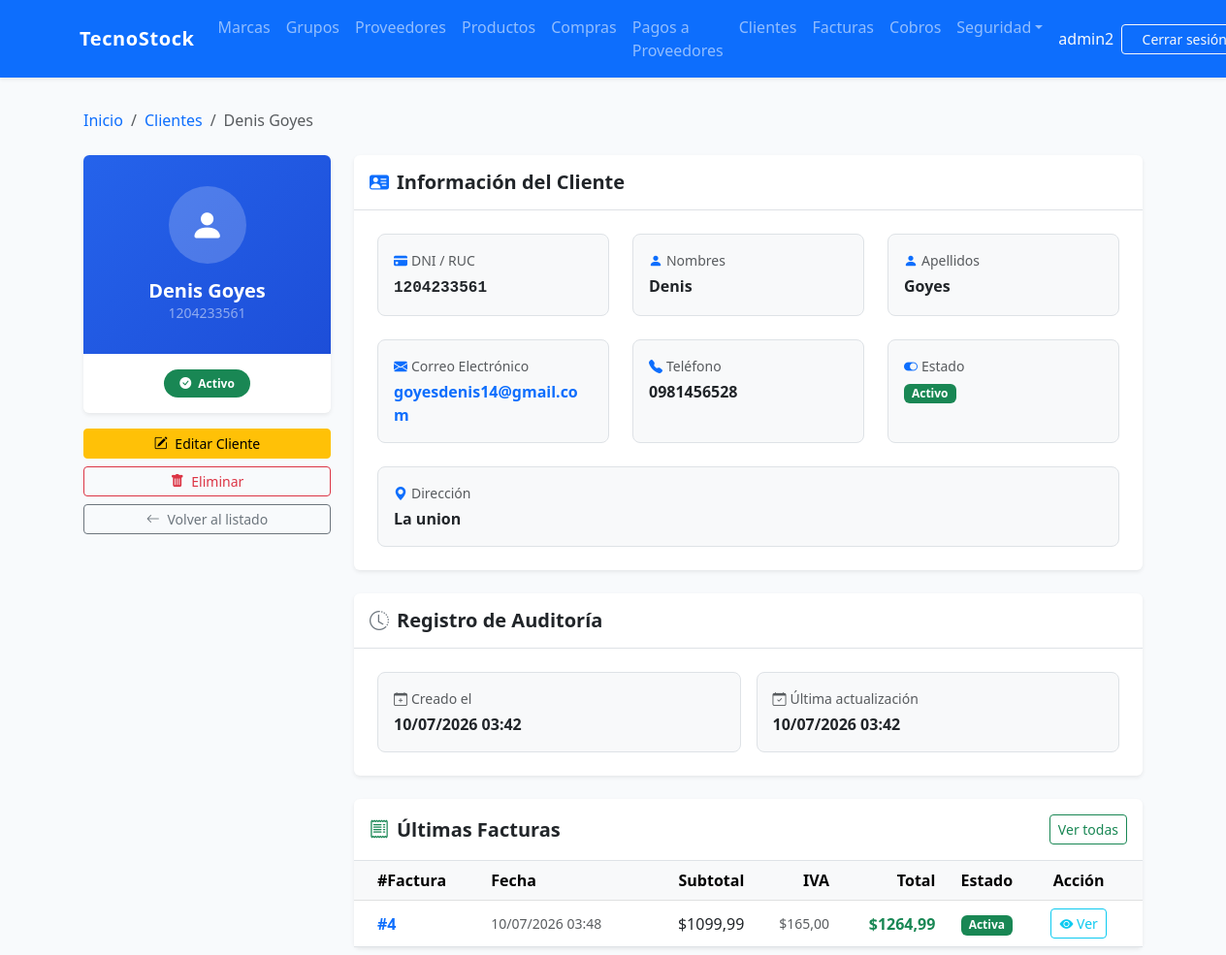
The app's page /customers/5/ (signed in), older data.
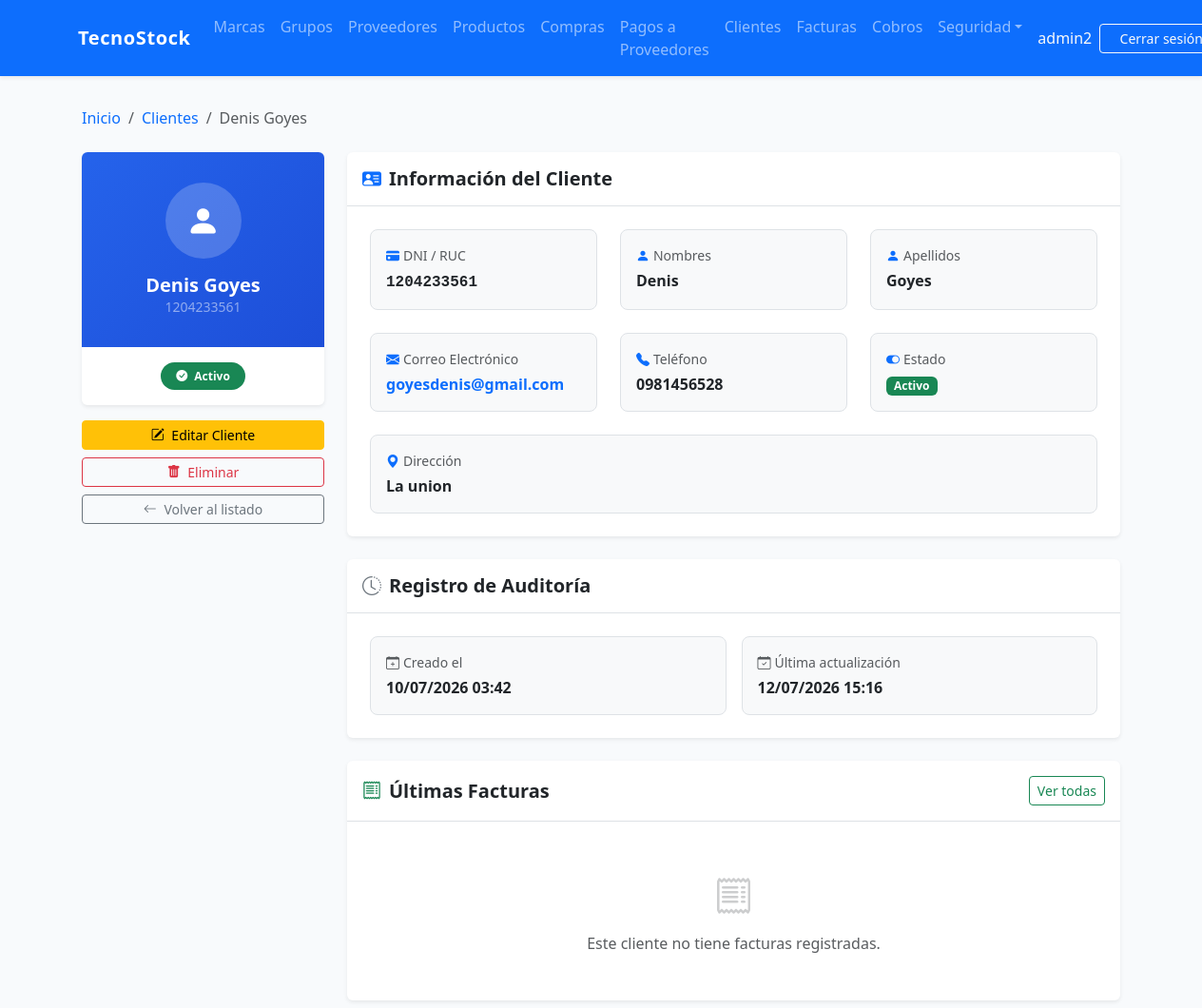
The same page, newer data.
### billing/models.py (models this page shows, shortened)
class Customer(models.Model):
    dni = models.CharField(max_length=13, unique=True, verbose_name='DNI/RUC', validators=[validate_cedula_ec])
    first_name = models.CharField(max_length=100, verbose_name='Nombres')
    last_name = models.CharField(max_length=100, verbose_name='Apellidos')
    email = models.EmailField(blank=True, null=True, verbose_name='Correo Electronico')
    phone = models.CharField(max_length=20, blank=True, null=True, verbose_name='Teléfono')
    address = models.TextField(blank=True, null=True, verbose_name='Dirección')
    whatsapp_apikey = models.CharField(
        max_length=20, blank=True, null=True,
        verbose_name='WhatsApp API Key (CallMeBot)',
        help_text='Solo necesaria si el cliente se suscribió a CallMeBot para recibir notificaciones.'
    )
    is_active = models.BooleanField(default=True, verbose_name='Activo')
    created_at = models.DateTimeField(auto_now_add=True, verbose_name='Creado el')
    updated_at = models.DateTimeField(auto_now=True, verbose_name='Actualizado el')
    class Meta:
        ordering = ['last_name', 'first_name']
    @property
    def full_name(self): return f'{self.first_name} {self.last_name}'

class Invoice(models.Model):
    TIPO_PAGO = [
        ('contado', 'Contado'),
        ('credito', 'Crédito'),
    ]
    ESTADO = [
        ('PENDIENTE', 'Pendiente'),
        ('PAGADA', 'Pagada'),
        ('ANULADA', 'Anulada'),
    ]
    customer = models.ForeignKey(Customer, on_delete=models.PROTECT, related_name='Facturas', verbose_name='Cliente')
    invoice_date = models.DateTimeField(auto_now_add=True, verbose_name='Fecha de Factura')
    subtotal = models.DecimalField(max_digits=12, decimal_places=2, default=0, verbose_name='Subtotal')
    tax = models.DecimalField(max_digits=12, decimal_places=2, default=0, verbose_name='Impuesto')
    total = models.DecimalField(max_digits=12, decimal_places=2, default=0, verbose_name='Total')
    tipo_pago = models.CharField(max_length=10, choices=TIPO_PAGO, default='contado', verbose_name='Tipo de Pago')
    saldo = models.DecimalField(max_digits=12, decimal_places=2, default=0, verbose_name='Saldo Pendiente')
    estado = models.CharField(max_length=10, choices=ESTADO, default='PENDIENTE', verbose_name='Estado')
    is_active = models.BooleanField(default=True, verbose_name='Activa')
    class Meta:
        ordering = ['-invoice_date']

### billing/views.py (the view)
# urls.py: path('customers/<int:pk>/', views.CustomerDetailView.as_view(), name='customer_detail'),
class CustomerDetailView(LoginRequiredMixin,GroupRequiredMixin, PermissionOrRedirectMixin, DetailView):
    permission_required = 'billing.view_customer'
    group_required = ['Administrador', 'Vendedor']
    model = Customer
    template_name = 'billing/customer_detail.html'
    context_object_name = 'customer'
    def get_context_data(self, **kwargs):
        ctx = super().get_context_data(**kwargs)
        ctx['invoices'] = self.object.Facturas.select_related('customer').order_by('-invoice_date')[:10]
        return ctx

### security/templatetags/security_tags.py (called while the page is built)
@register.filter(name='has_group')
def has_group(user, group_name):
    if not user.is_authenticated:
        return False
    if user.is_superuser:      # el superusuario ve todo
        return True
    return user.groups.filter(name=group_name).exists()

### shared/mixins.py (called while the page is built)
    def dispatch(self, request, *args, **kwargs):
        if not request.user.is_authenticated:
            return redirect('login')
        if request.user.is_superuser:
            return super().dispatch(request, *args, **kwargs)
        if request.user.groups.filter(name__in=self.group_required).exists():
            return super().dispatch(request, *args, **kwargs)
        messages.error(request, self.group_error_message)
        return redirect(self.group_redirect_url)

### billing/templates/billing/customer_detail.html (shortened to what the changed rows need)
{% extends 'billing/base.html' %}
{% block content %}
<div class="container py-2">
  <nav aria-label="breadcrumb" class="mb-4">
    <ol class="breadcrumb">
      <li class="breadcrumb-item"><a href="{% url 'billing:home' %}" class="text-decoration-none">Inicio</a></li>
      <li class="breadcrumb-item"><a href="{% url 'billing:customer_list' %}" class="text-decoration-none">Clientes</a></li>
      <li class="breadcrumb-item active" aria-current="page">{{ customer.full_name }}</li>
    </ol>
  </nav>
  <div class="row g-4">
    <div class="col-md-4 col-lg-3">
      <div class="sticky-top" style="top: 20px;">
        <div class="card shadow-sm border-0 mb-3 overflow-hidden">
          <div style="background: linear-gradient(135deg, #2563eb 0%, #1d4ed8 100%); padding: 2rem 1rem;"
               class="text-center text-white">
            <div class="rounded-circle d-inline-flex align-items-center justify-content-center mb-3"
                 style="width: 80px; height: 80px; background: rgba(255,255,255,0.2); font-size: 2.2rem;">
              <i class="bi bi-person-fill"></i>
            </div>
            <h5 class="fw-bold mb-0">{{ customer.full_name }}</h5>
            <p class="text-white-50 small mb-0">{{ customer.dni }}</p>
          </div>
        </div>
      </div>
    </div>
    <div class="col-md-8 col-lg-9">
      <div class="card shadow-sm border-0 mb-4">
        <div class="card-body p-4">
          <div class="row g-4">
            <div class="col-sm-6 col-md-4">
              <div class="p-3 border rounded-3 bg-light h-100">
                <span class="text-muted small d-block mb-1">
                  <i class="bi bi-credit-card-fill text-primary me-1"></i>DNI / RUC
                </span>
                <span class="fw-bold text-dark font-monospace fs-6">{{ customer.dni }}</span>
              </div>
            </div>
            <div class="col-sm-6 col-md-4">
              <div class="p-3 border rounded-3 bg-light h-100">
                <span class="text-muted small d-block mb-1">
                  <i class="bi bi-person-fill text-primary me-1"></i>Nombres
                </span>
                <span class="fw-semibold text-dark">{{ customer.first_name }}</span>
              </div>
            </div>
            <div class="col-sm-6 col-md-4">
              <div class="p-3 border rounded-3 bg-light h-100">
                <span class="text-muted small d-block mb-1">
                  <i class="bi bi-person-fill text-primary me-1"></i>Apellidos
                </span>
                <span class="fw-semibold text-dark">{{ customer.last_name }}</span>
              </div>
            </div>
            <div class="col-sm-6 col-md-4">
              <div class="p-3 border rounded-3 bg-light h-100">
                <span class="text-muted small d-block mb-1">
                  <i class="bi bi-envelope-fill text-primary me-1"></i>Correo Electrónico
                </span>
                {% if customer.email %}
                  <a href="mailto:{{ customer.email }}" class="fw-semibold text-primary text-decoration-none">
                    {{ customer.email }}
                  </a>
                {% else %}
                  <span class="text-muted fst-italic">No registrado</span>
                {% endif %}
              </div>
            </div>
            <div class="col-sm-6 col-md-4">
              <div class="p-3 border rounded-3 bg-light h-100">
                <span class="text-muted small d-block mb-1">
                  <i class="bi bi-telephone-fill text-primary me-1"></i>Teléfono
                </span>
                {% if customer.phone %}
                  <a href="tel:{{ customer.phone }}" class="fw-semibold text-dark text-decoration-none">
                    {{ customer.phone }}
                  </a>
                {% else %}
                  <span class="text-muted fst-italic">No registrado</span>
                {% endif %}
              </div>
            </div>
            <div class="col-12">
              <div class="p-3 border rounded-3 bg-light">
                <span class="text-muted small d-block mb-1">
                  <i class="bi bi-geo-alt-fill text-primary me-1"></i>Dirección
                </span>
                {% if customer.address %}
                  <span class="fw-semibold text-dark" style="white-space: pre-line;">{{ customer.address }}</span>
                {% else %}
                  <span class="text-muted fst-italic">No registrada</span>
                {% endif %}
              </div>
            </div>
          </div>
        </div>
      </div>
      <div class="card shadow-sm border-0 mb-4">
        <div class="card-body p-4">
          <div class="row g-3">
            <div class="col-sm-6">
              <div class="p-3 border rounded-3 bg-light">
                <span class="text-muted small d-block mb-1"><i class="bi bi-calendar-plus me-1"></i>Creado el</span>
                <span class="fw-semibold text-dark">{{ customer.created_at|date:"d/m/Y H:i" }}</span>
              </div>
            </div>
            <div class="col-sm-6">
              <div class="p-3 border rounded-3 bg-light">
                <span class="text-muted small d-block mb-1"><i class="bi bi-calendar-check me-1"></i>Última actualización</span>
                <span class="fw-semibold text-dark">{{ customer.updated_at|date:"d/m/Y H:i" }}</span>
              </div>
            </div>
          </div>
        </div>
      </div>
      <div class="card shadow-sm border-0">
        <div class="card-body p-0">
          {% if invoices %}
            <div class="table-responsive">
              <table class="table table-hover align-middle mb-0">
                <thead class="table-light">
                  <tr>
                    <th class="ps-4">#Factura</th>
                    <th>Fecha</th>
                    <th class="text-end">Subtotal</th>
                    <th class="text-end">IVA</th>
                    <th class="text-end">Total</th>
                    <th class="text-center">Estado</th>
                    <th class="text-center pe-4">Acción</th>
                  </tr>
                </thead>
                <tbody>
                  {% for inv in invoices %}
                  <tr>
                    <td class="ps-4 fw-bold text-primary">#{{ inv.id }}</td>
                    <td class="text-muted small">{{ inv.invoice_date|date:"d/m/Y H:i" }}</td>
                    <td class="text-end">${{ inv.subtotal }}</td>
                    <td class="text-end text-muted small">${{ inv.tax }}</td>
                    <td class="text-end fw-bold text-success">${{ inv.total }}</td>
                    <td class="text-center">
                      {% if inv.is_active %}
                        <span class="badge bg-success">Activa</span>
                      {% else %}
                        <span class="badge bg-secondary">Inactiva</span>
                      {% endif %}
                    </td>
                    <td class="text-center pe-4">
                      <a href="{% url 'billing:invoice_detail' inv.pk %}" class="btn btn-sm btn-outline-info">
                        <i class="bi bi-eye-fill"></i> Ver
                      </a>
                    </td>
                  </tr>
                  {% endfor %}
                </tbody>
              </table>
            </div>
          {% else %}
            <div class="text-center py-5 text-muted">
              <i class="bi bi-receipt" style="font-size: 2.5rem; opacity: 0.3;"></i>
              <p class="mt-2 mb-0">Este cliente no tiene facturas registradas.</p>
            </div>
          {% endif %}
        </div>
      </div>
    </div>
  </div>
</div>
{% endblock %}

Row changes from the older to the newer data that the page shows:
removed Invoice: id "4", invoice_date "10/07/2026 03:48", subtotal "1099,99", tax "165,00", total "1264,99", is_active "Activa"
changed Customer "Denis Goyes": email "goyesdenis14@gmail.com" → "goyesdenis@gmail.com"; updated_at "10/07/2026 03:42" → "12/07/2026 15:16"
Text that changed along with them:
text no longer shown: "#Factura Fecha Subtotal IVA Total Estado Acción"
text now shown: "Este cliente no tiene facturas registradas."
